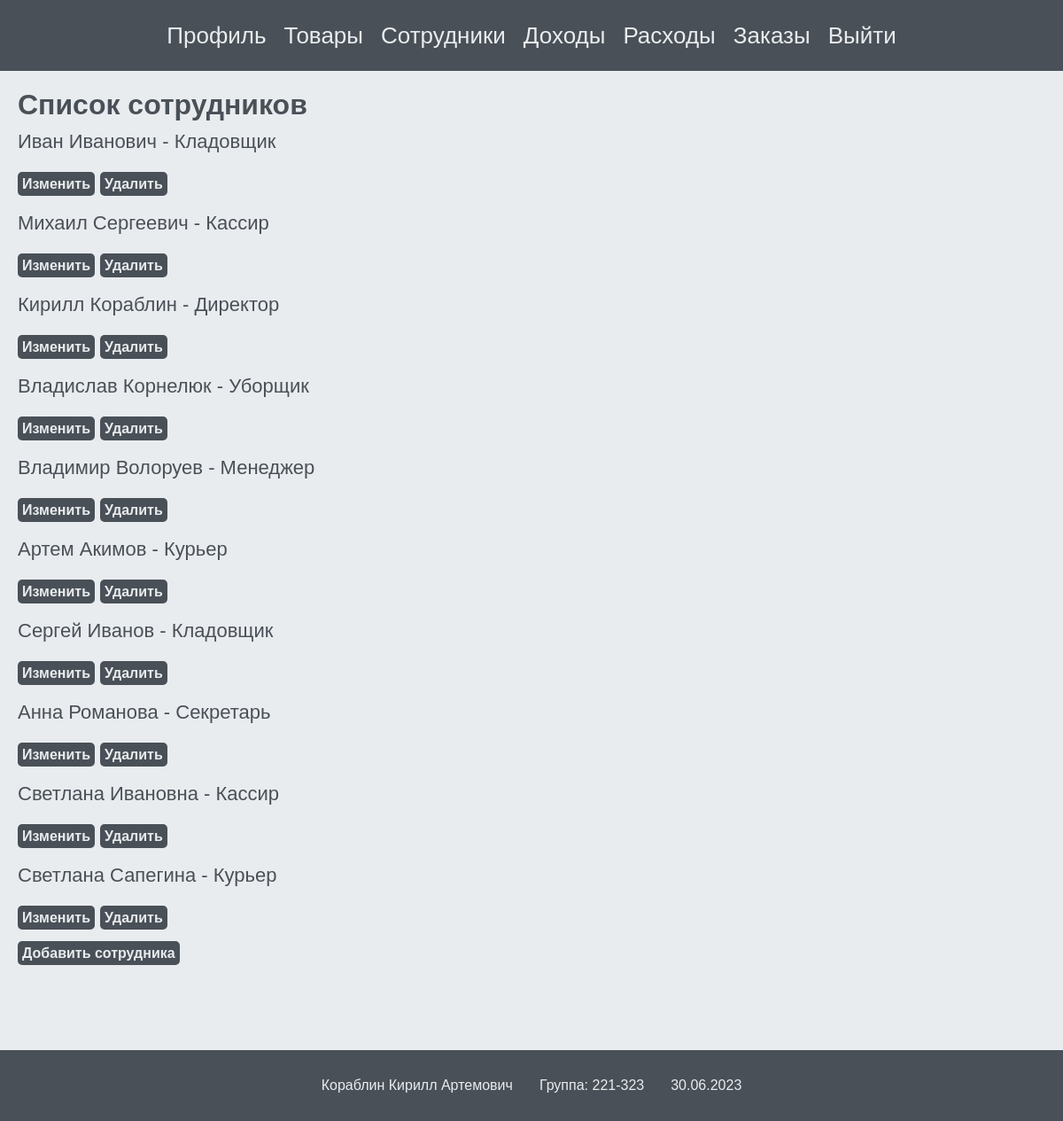
The page /home/employees/ on the database its author committed.
### employees/models.py (models this page shows)
class Employee(models.Model):
    first_name = models.CharField(max_length=100, verbose_name='Имя')
    last_name = models.CharField(max_length=100, verbose_name='Фамилия')
    position = models.CharField(max_length=100, verbose_name='Должность')
    age = models.IntegerField(verbose_name='Возраст')
    salary = models.IntegerField(verbose_name='Зарплата')
    date = models.DateField(null=True)
    user = models.ForeignKey(User, on_delete=models.CASCADE, null=True, blank=True)
    history = HistoricalRecords()
    orders = models.ManyToManyField('orders.Order', through='orders.OrderEmployee')
    def __str__(self):
        return f"{self.first_name} {self.last_name}"
    class Meta:
        verbose_name = 'Сотрудник'
        verbose_name_plural = 'Сотрудники'

### employees/views.py (the view)
# urls.py: path('', views.employee_list, name='employees'),
def employee_list(request):
    employees = Employee.objects.all()
    return render(request, "employees/employees.html", {"employees": employees})

### employees/templates/employees/employees.html (shortened to what this page needs)
{% extends 'core/profile-base.html' %}
{% block content %}
    <h1 class="storage__title">Список сотрудников</h1>
    <ul class="storage__box">
        {% for employee in employees %}
        <li class="storage__item">
            <p class="storage__name">{{ employee }} - {{ employee.position }}</p>
            <a href="{% url 'employees:edit' employee.id %}" class="storage__button">Изменить</a>
            <a href="{% url 'employees:delete' employee.id %}" class="storage__button">Удалить</a>
        </li>
        {% empty %}
        <li class="storage__none">Нет добавленных сотрудников</li>
        {% endfor %}
    </ul>
    <a href="{% url 'employees:add' %}" class="storage__button">Добавить сотрудника</a>
{% endblock %}

### core/static/core/css/style.css (style rules this page uses)
.storage__title { font-family: Arial, Helvetica, sans-serif; text-align: left; font-size: 32px; color: #495057; margin-bottom: 10px; }
.storage__box { display: flex; flex-direction: column; }
.storage__item { font-family: Arial, Helvetica, sans-serif; font-size: 22px; color: #495057; margin-bottom: 20px; }
.storage__name { margin-bottom: 10px; font-family: Arial, Helvetica, sans-serif; font-size: 22px; color: #495057; margin-bottom: 20px; }
.storage__button { max-width: 200px; font-size: 16px; font-family: Arial, Helvetica, sans-serif; background-color: #495057; color: #e9ecef; border-radius: 5px; font-weight: 700; padding: 5px; margin-bottom: 20px; cursor: pointer; }

### rows shown on the page
Employee: first_name+last_name "Иван Иванович", position "Кладовщик"
Employee: first_name+last_name "Михаил Сергеевич", position "Кассир"
Employee: first_name+last_name "Кирилл Кораблин", position "Директор"
Employee: first_name+last_name "Владислав Корнелюк", position "Уборщик"
Employee: first_name+last_name "Владимир Волоруев", position "Менеджер"
Employee: first_name+last_name "Артем Акимов", position "Курьер"
Employee: first_name+last_name "Сергей Иванов", position "Кладовщик"
Employee: first_name+last_name "Анна Романова", position "Секретарь"
Employee: first_name+last_name "Светлана Ивановна", position "Кассир"
Employee: first_name+last_name "Светлана Сапегина", position "Курьер"
